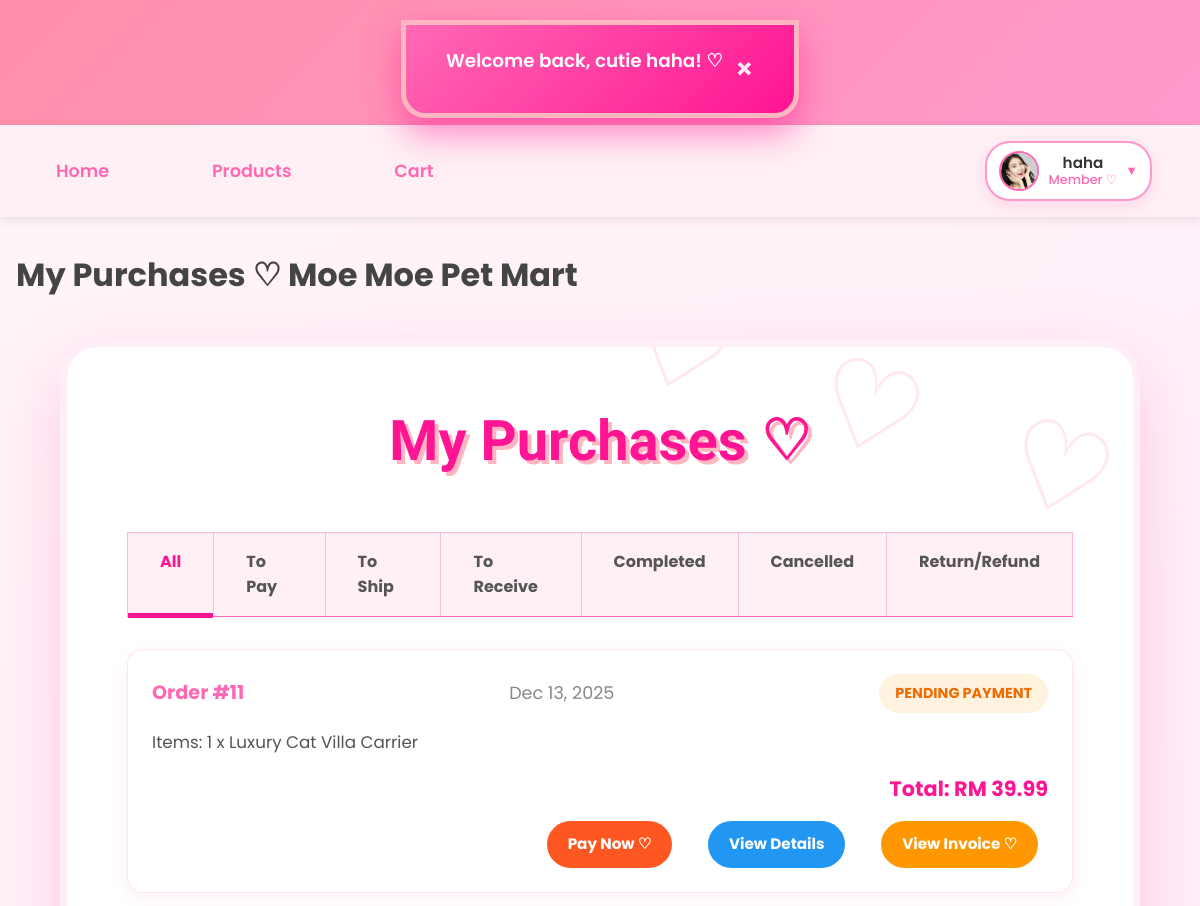
Page /member/my_purchase.php (signed in, upper part) on the earlier database version.
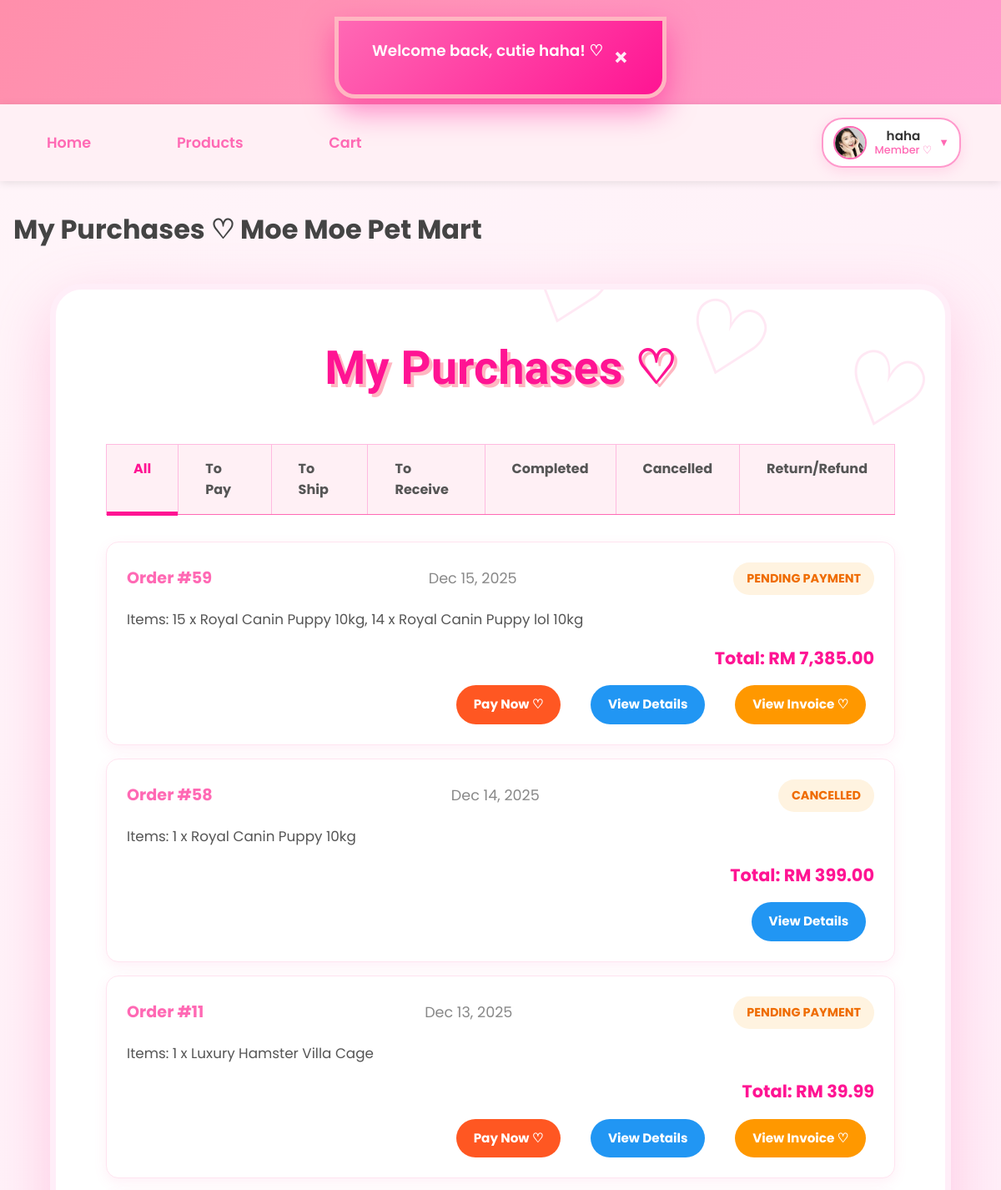
Same page on the later database version.
### tables this page shows
CREATE TABLE `orders` (
  `order_id` int(11) NOT NULL,
  `user_id` int(11) NOT NULL,
  `total_amount` decimal(10,2) NOT NULL,
  `payment_method` varchar(50) DEFAULT NULL,
  `card_last4` varchar(4) DEFAULT NULL,
  `qr_code` text DEFAULT NULL,
  `qr_generated_at` datetime DEFAULT NULL,
  `order_date` datetime NOT NULL DEFAULT current_timestamp(),
  `order_status` varchar(50) DEFAULT 'Pending Payment',
  `status` enum('Pending Payment','To Ship','Shipped','Completed','Cancelled','Return/Refund') NOT NULL DEFAULT 'Pending Payment'
);

### _base.php (called while the page is built, shortened)
<?php
function get($key, $value = null) {
    $value = $_GET[$key] ?? $value;
    return is_array($value) ? array_map('trim', $value) : trim($value);
}
function encode($value) {
    return htmlentities($value);
}

### member/my_purchase.php (the view, shortened to what this page needs)
<?php
require '../_base.php';
include '../_head.php';
$user = current_user();
$tab = get('tab', 'all');
$statuses = [
    'all' => 'All',
    'to_pay' => 'To Pay',
    'to_ship' => 'To Ship',
    'to_receive' => 'To Receive',
    'completed' => 'Completed',
    'cancelled' => 'Cancelled',
    'return_refund' => 'Return/Refund'
];
$where = 'WHERE o.user_id = ?';
$params = [$user->id];
$sql = "SELECT o.*, GROUP_CONCAT(CONCAT(oi.quantity, ' x ', p.product_name) SEPARATOR ', ') AS items_summary
        FROM orders o
        LEFT JOIN order_items oi ON o.order_id = oi.order_id
        LEFT JOIN product p ON oi.product_id = p.product_id
        $where
        GROUP BY o.order_id
        ORDER BY o.order_date DESC";
$stm = $_db->prepare($sql);
$stm->execute($params);
$orders = $stm->fetchAll();
?>
<div class="container">
    <h2>My Purchases ♡</h2>
    <div class="purchase-tabs">
        <?php foreach ($statuses as $key => $label): ?>
            <a href="?tab=<?= $key ?>" class="<?= $tab === $key ? 'active' : '' ?>">
                <?= $label ?>
            </a>
        <?php endforeach; ?>
    </div>
    <?php if (empty($orders)): ?>
        <div class="empty-purchases">
            <img src="/images/empty-cart.png" alt="No purchases" style="width: 200px; opacity: 0.8;">
            <p>No purchases in this category yet~ ♡</p>
            <a href="products.php" class="btn btn-primary">Shop Now ♡</a>
        </div>
    <?php else: ?>
        <div class="purchase-list">
            <?php foreach ($orders as $order): ?>
                <div class="purchase-card">
                    <div class="order-header">
                        <span class="order-id">Order #<?= $order->order_id ?></span>
                        <span class="order-date"><?= date('M d, Y', strtotime($order->order_date)) ?></span>
                        <span class="order-status <?= strtolower(str_replace(' ', '-', $order->status)) ?>">
                            <?= $order->order_status ?>
                        </span>
                    </div>
                    <div class="order-items">
                        <p>Items: <?= encode($order->items_summary ?? 'No items') ?></p>
                    </div>
                    <div class="order-total">
                        Total: RM <?= number_format($order->total_amount, 2) ?>
                    </div>
                    <div class="order-actions">
                        <?php if ($order->order_status === 'Pending Payment'): ?>
                            <a href="payment.php?id=<?= $order->order_id ?>" class="btn btn-pay">Pay Now ♡</a>
                        <?php elseif ($order->order_status === 'Shipped'): ?>
                            <a href="confirm_receive.php?id=<?= $order->order_id ?>" class="btn btn-receive">Confirm Received ♡</a>
                        <?php endif; ?>
                        <a href="order_detail.php?id=<?= $order->order_id ?>" class="btn btn-detail">View Details</a>
                        <?php if ($order->order_status === 'Pending Payment'): ?>
                            <a href="invoice.php?id=<?= $order->order_id ?>" class="btn btn-invoice">View Invoice ♡</a>
                        <?php endif; ?>
                    </div>
                </div>
            <?php endforeach; ?>
        </div>
    <?php endif; ?>
</div>
<?php include '../_foot.php'; ?>

Differences in the rows shown:
added orders: order_id "59", order_date "Dec 15, 2025", order_status "PENDING PAYMENT", items_summary "15 x Royal Canin Puppy 10kg, 14 x Royal Canin Puppy lol 10kg", total_amount "7,385.00"
added orders: order_id "58", order_date "Dec 14, 2025", order_status "CANCELLED", items_summary "1 x Royal Canin Puppy 10kg", total_amount "399.00"
computed for orders "Dec 13, 2025": items_summary "1 x Luxury Cat Villa Carrier" → "1 x Luxury Hamster Villa Cage"
